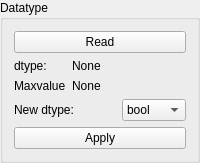
             <widget class="QGroupBox" name="groupBox_3">
              <property name="title">
               <string>Datatype</string>
              </property>
              <layout class="QGridLayout" name="gridLayout_9">
               <item row="3" column="0" colspan="2">
                <widget class="QLabel" name="label_15">
                 <property name="sizePolicy">
                  <sizepolicy hsizetype="Maximum" vsizetype="Preferred">
                   <horstretch>0</horstretch>
                   <verstretch>0</verstretch>
                  </sizepolicy>
                 </property>
                 <property name="text">
                  <string>New dtype:</string>
                 </property>
                </widget>
               </item>
               <item row="0" column="0" colspan="3">
                <widget class="QPushButton" name="readDataInfoButton">
                 <property name="text">
                  <string>Read</string>
                 </property>
                </widget>
               </item>
               <item row="2" column="1" colspan="2">
                <widget class="QLabel" name="maxValueLabel">
                 <property name="text">
                  <string>None</string>
                 </property>
                </widget>
               </item>
               <item row="1" column="0">
                <widget class="QLabel" name="label_11">
                 <property name="sizePolicy">
                  <sizepolicy hsizetype="Maximum" vsizetype="Preferred">
                   <horstretch>0</horstretch>
                   <verstretch>0</verstretch>
                  </sizepolicy>
                 </property>
                 <property name="text">
                  <string>dtype:</string>
                 </property>
                </widget>
               </item>
               <item row="2" column="0">
                <widget class="QLabel" name="label_13">
                 <property name="sizePolicy">
                  <sizepolicy hsizetype="Maximum" vsizetype="Preferred">
                   <horstretch>0</horstretch>
                   <verstretch>0</verstretch>
                  </sizepolicy>
                 </property>
                 <property name="text">
                  <string>Maxvalue</string>
                 </property>
                </widget>
               </item>
               <item row="1" column="1" colspan="2">
                <widget class="QLabel" name="dtypeLabel">
                 <property name="text">
                  <string>None</string>
                 </property>
                </widget>
               </item>
               <item row="3" column="2">
                <widget class="QComboBox" name="dtypeComboBox">
                 <item>
                  <property name="text">
                   <string>bool</string>
                  </property>
                 </item>
                 <item>
                  <property name="text">
                   <string>uint8</string>
                  </property>
                 </item>
                 <item>
                  <property name="text">
                   <string>uint16</string>
                  </property>
                 </item>
                 <item>
                  <property name="text">
                   <string>uint32</string>
                  </property>
                 </item>
                </widget>
               </item>
               <item row="4" column="0" colspan="3">
                <widget class="QPushButton" name="changeDtypeButton">
                 <property name="text">
                  <string>Apply</string>
                 </property>
                </widget>
               </item>
              </layout>
             </widget>
